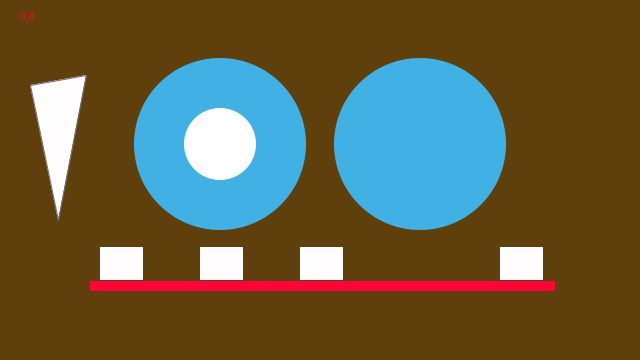
Frame 1 (no input)
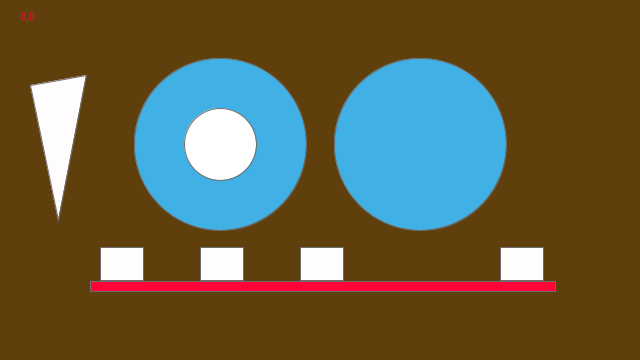
Frame 60 (the mouse pressed at the canvas centre just before this capture)
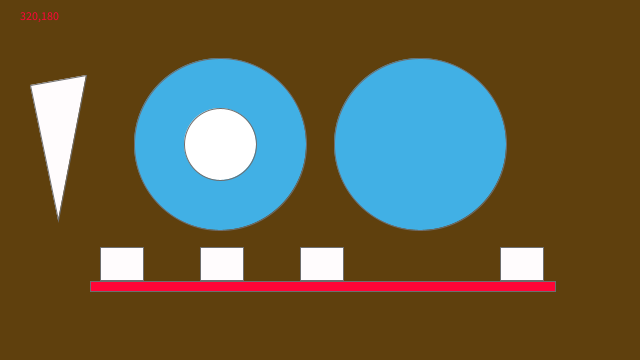
Frame 120 (the mouse held since frame 60 and released just before this capture)

The Processing sketch that drew these frames (run headless with seeded random() and noise(); from frame 60 on, the mouse is pressed at the canvas centre):

// Processing sketch: processing_182860
// ── processing_182860.pde

void  setup() {
  size(640, 360);
  noStroke();
}

void  draw() {
  background(#5F400D);

  fill(#41B0E5);
  ellipse(220, 144, 172, 172);

fill(#FFFFFF);
  ellipse(220, 144, 72, 72);

  fill(#41B0E5);
  ellipse(420, 144, 172, 172);


  fill(#FF0537);
  rect(90, 281, 465, 10);

  //fill(255);
  text(mouseX +"," + mouseY, 20, 20);

  fill(#FFFCFD);
  rect(100, 247, 43, 33);

  fill(#FFFCFD);
  rect(200, 247, 43, 33);

  fill(#FFFCFD);
  rect(300, 247, 43, 33);

  fill(#FFFCFD);
  rect(500, 247, 43, 33);

  stroke(110);
  triangle(30, 85, 58, 220, 86, 75);
  
  
}

  
